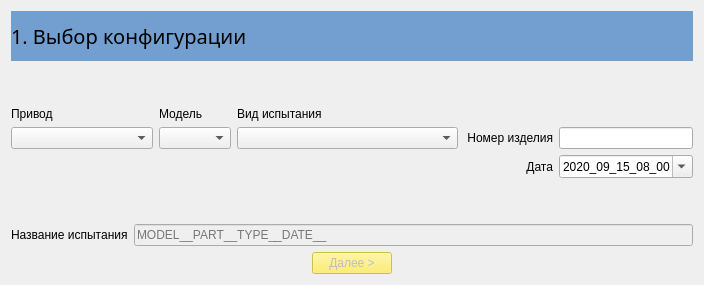
      <widget class="QWidget" name="page1">
       <layout class="QGridLayout" name="gridLayout_2">
        <item row="0" column="1" colspan="5">
         <widget class="QLabel" name="label_94">
          <property name="minimumSize">
           <size>
            <width>0</width>
            <height>50</height>
           </size>
          </property>
          <property name="styleSheet">
           <string notr="true">background-color: rgb(114, 159, 207);
font: 15pt bold;</string>
          </property>
          <property name="text">
           <string>1. Выбор конфигурации</string>
          </property>
          <property name="margin">
           <number>5</number>
          </property>
         </widget>
        </item>
        <item row="2" column="2">
         <widget class="QLabel" name="label_2">
          <property name="text">
           <string>Модель</string>
          </property>
         </widget>
        </item>
        <item row="2" column="3">
         <widget class="QLabel" name="label_3">
          <property name="text">
           <string>Вид испытания</string>
          </property>
         </widget>
        </item>
        <item row="4" column="4">
         <widget class="QLabel" name="label_5">
          <property name="sizePolicy">
           <sizepolicy hsizetype="Minimum" vsizetype="Preferred">
            <horstretch>0</horstretch>
            <verstretch>0</verstretch>
           </sizepolicy>
          </property>
          <property name="text">
           <string> Номер изделия</string>
          </property>
          <property name="alignment">
           <set>Qt::AlignRight|Qt::AlignTrailing|Qt::AlignVCenter</set>
          </property>
         </widget>
        </item>
        <item row="4" column="5">
         <widget class="QLineEdit" name="edtPart">
          <property name="sizePolicy">
           <sizepolicy hsizetype="Expanding" vsizetype="Fixed">
            <horstretch>0</horstretch>
            <verstretch>0</verstretch>
           </sizepolicy>
          </property>
         </widget>
        </item>
        <item row="5" column="4">
         <widget class="QLabel" name="label_6">
          <property name="sizePolicy">
           <sizepolicy hsizetype="Minimum" vsizetype="Preferred">
            <horstretch>0</horstretch>
            <verstretch>0</verstretch>
           </sizepolicy>
          </property>
          <property name="text">
           <string>Дата</string>
          </property>
          <property name="alignment">
           <set>Qt::AlignRight|Qt::AlignTrailing|Qt::AlignVCenter</set>
          </property>
         </widget>
        </item>
        <item row="2" column="1">
         <widget class="QLabel" name="label">
          <property name="text">
           <string>Привод</string>
          </property>
         </widget>
        </item>
        <item row="6" column="1" colspan="5">
         <spacer name="verticalSpacer">
          <property name="orientation">
           <enum>Qt::Vertical</enum>
          </property>
          <property name="sizeHint" stdset="0">
           <size>
            <width>20</width>
            <height>40</height>
           </size>
          </property>
         </spacer>
        </item>
        <item row="7" column="1" colspan="5">
         <layout class="QHBoxLayout" name="horizontalLayout">
          <item>
           <widget class="QLabel" name="label_4">
            <property name="text">
             <string>Название испытания</string>
            </property>
           </widget>
          </item>
          <item>
           <widget class="QLineEdit" name="edtName">
            <property name="enabled">
             <bool>false</bool>
            </property>
            <property name="inputMask">
             <string/>
            </property>
            <property name="text">
             <string/>
            </property>
            <property name="placeholderText">
             <string>MODEL__PART__TYPE__DATE__</string>
            </property>
           </widget>
          </item>
         </layout>
        </item>
        <item row="8" column="1" colspan="5" alignment="Qt::AlignHCenter">
         <widget class="QPushButton" name="btnNext1">
          <property name="enabled">
           <bool>false</bool>
          </property>
          <property name="styleSheet">
           <string notr="true">background-color: rgb(252, 233, 79);</string>
          </property>
          <property name="text">
           <string>Далее &gt;</string>
          </property>
         </widget>
        </item>
        <item row="1" column="3">
         <spacer name="verticalSpacer_2">
          <property name="orientation">
           <enum>Qt::Vertical</enum>
          </property>
          <property name="sizeType">
           <enum>QSizePolicy::Fixed</enum>
          </property>
          <property name="sizeHint" stdset="0">
           <size>
            <width>20</width>
            <height>40</height>
           </size>
          </property>
         </spacer>
        </item>
        <item row="4" column="2">
         <widget class="QComboBox" name="cmbModel">
          <property name="sizePolicy">
           <sizepolicy hsizetype="Expanding" vsizetype="Fixed">
            <horstretch>0</horstretch>
            <verstretch>0</verstretch>
           </sizepolicy>
          </property>
         </widget>
        </item>
        <item row="4" column="1">
         <widget class="QComboBox" name="cmbDrive">
          <property name="sizePolicy">
           <sizepolicy hsizetype="Expanding" vsizetype="Fixed">
            <horstretch>0</horstretch>
            <verstretch>0</verstretch>
           </sizepolicy>
          </property>
          <property name="currentIndex">
           <number>-1</number>
          </property>
          <item>
           <property name="text">
            <string>Перпендикулярный</string>
           </property>
          </item>
          <item>
           <property name="text">
            <string>Соосный</string>
           </property>
          </item>
         </widget>
        </item>
        <item row="4" column="3">
         <widget class="QComboBox" name="cmbType">
          <property name="sizePolicy">
           <sizepolicy hsizetype="Expanding" vsizetype="Fixed">
            <horstretch>0</horstretch>
            <verstretch>0</verstretch>
           </sizepolicy>
          </property>
          <property name="currentIndex">
           <number>-1</number>
          </property>
          <item>
           <property name="text">
            <string>Измерение хода</string>
           </property>
          </item>
          <item>
           <property name="text">
            <string>Обкатка редуктора</string>
           </property>
          </item>
          <item>
           <property name="text">
            <string>Измерение момента страгивания</string>
           </property>
          </item>
          <item>
           <property name="text">
            <string>Обкатка ШВМ 1</string>
           </property>
          </item>
         </widget>
        </item>
        <item row="5" column="5">
         <widget class="QDateTimeEdit" name="edtDate">
          <property name="dateTime">
           <datetime>
            <hour>8</hour>
            <minute>0</minute>
            <second>0</second>
            <year>2020</year>
            <month>9</month>
            <day>15</day>
           </datetime>
          </property>
          <property name="date">
           <date>
            <year>2020</year>
            <month>9</month>
            <day>15</day>
           </date>
          </property>
          <property name="displayFormat">
           <string>yyyy_MM_dd_HH_mm</string>
          </property>
          <property name="calendarPopup">
           <bool>true</bool>
          </property>
         </widget>
        </item>
       </layout>
      </widget>
